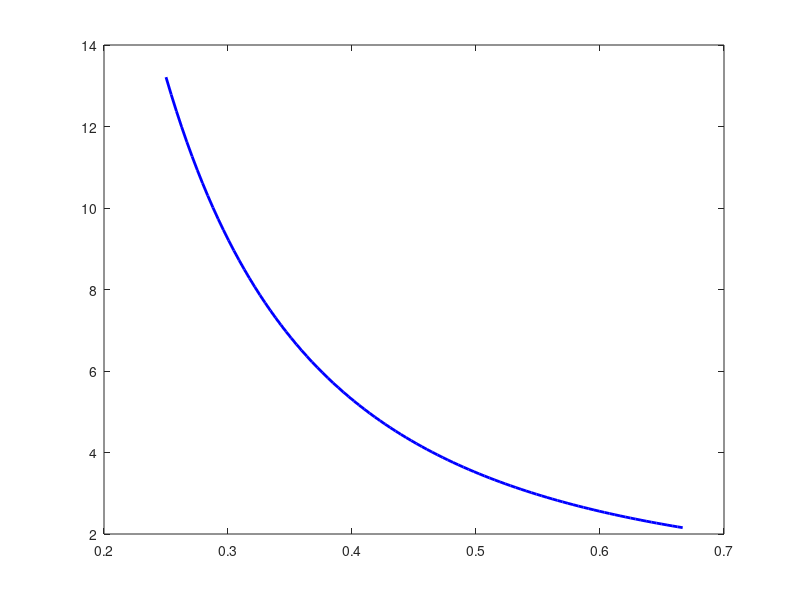

Write the MATLAB code that produced this figure. (Note: this script raises an error after producing the figure.)



mdot_IPA = input("Input IPA Mdot (lb/s): "); % Get mass flow rate
mdot_LOX = input("Input LOX Mdot (lb/s): "); % Get mass flow rate
multiplier = input("Multiplier: ");

mdot_LOX = mdot_LOX * multiplier;
mdot_IPA = mdot_IPA * multiplier;

%thickness parameters
y_strength = 40000; %PSI for 6061 T-6
internal_pressure = input("MEOP tank pressure (psi): ");
input_mos = input("Insert MOS: ");


%%ellipsoid = 4/3pi a*a*b (a is radius, b is height. ratio should be
%%sqrt(2)

flight_time = input("Flight time (s): "); % Get flight duration
%of_ratio = input("Input O/F ratio: ");
%x = of_ratio + 1;

%mdot_IPA = mdot / x
%mdot_LOX = 1.2 * mdot_IPA

density_ipa = 6.5; % lbs per gallon
density_lox = 9.52;

ipa_mass = mdot_IPA * flight_time; % Total ipa mass
ipa_vol = ipa_mass / density_ipa; % Volume in gallons
ipa_vol_cbft = ipa_vol / 7.48052; % Convert to cubic feet

lox_mass = mdot_LOX * flight_time; % Total lox mass
lox_vol = lox_mass / density_ipa; % Volume in gallons
lox_vol_cbft = lox_vol / 7.48052; % Convert to cubic feet

fprintf("IPA Tank Volume: %.4f cubic feet\n", ipa_vol_cbft);
fprintf("IPA mass: %.02f lb\n", ipa_mass);

fprintf("LOX Tank Volume: %.4f cubic feet\n", lox_vol_cbft);
fprintf("LOX mass: %.02f lb\n", lox_mass);

%%%%CHANGE THESE VARIABLES FOR TANK SIZING%%%%%%%%%%%
max_radius_ipa = 2/3; % ft
min_radius_ipa = 0.25; % ft
max_height_ipa = 5; % ft

max_radius_lox = 0.66; % ft
min_radius_lox = 0.25; % ft
max_height_lox = 5; % ft

% Define Radius Range
ipa_radius = linspace(min_radius_ipa, max_radius_ipa, 100);
lox_radius = linspace(min_radius_lox, max_radius_lox, 100);
% Compute Heights

height_ipa = ipa_vol_cbft ./ (pi * ipa_radius.^2);
height_lox = lox_vol_cbft ./ (pi * lox_radius.^2);

cap_height_ipa = ipa_radius/sqrt(2);
cap_height_lox = lox_radius/sqrt(2);
new_cyl_ipa_height = (ipa_vol_cbft) ./ ((pi * ipa_radius.^2)) - (4/3) * cap_height_ipa;
new_cyl_lox_height = (lox_vol_cbft) ./ ((pi * lox_radius.^2)) - (4/3) * cap_height_lox;
new_height_ipa = new_cyl_ipa_height + (2 * cap_height_ipa);
new_height_lox = new_cyl_lox_height + (2 * cap_height_lox);

%thickness
ipa_radius_in = ipa_radius * 12;
desired_thickness_thin = ((internal_pressure * ipa_radius_in) * (input_mos + 1) / (y_strength)); %took 1/2 out, Grant told me to multiply by 2 but I dont believe him.
desired_thickness_thick = (sqrt((internal_pressure * (ipa_radius_in.^2) + ((ipa_radius_in.^2) * y_strength)) / (y_strength - (internal_pressure * input_mos) - internal_pressure)) - ipa_radius_in); %took 1/2 out, %took 1/2 out, Grant told me to multiply by 2 but I dont believe him.

% Ensure heights don’t exceed max_height
valid_indices_ipa = new_height_ipa <= max_height_ipa; % Logical mask for valid region
radius_valid_ipa = ipa_radius(valid_indices_ipa); % Keep only valid radii
height_valid_ipa = new_height_ipa(valid_indices_ipa); % Keep only valid heights

valid_indices_lox = new_height_lox <= max_height_lox; % Logical mask for valid region
radius_valid_lox = lox_radius(valid_indices_lox); % Keep only valid radii
height_valid_lox = new_height_lox(valid_indices_lox); % Keep only valid heights

%%%%%%%%%%%%%%%%%%%%%%%%IPA Plot%%%%%%%%%%%%%%%%%%%%%%%%%
figure;
plot(ipa_radius, new_height_ipa, 'b', 'LineWidth', 2);
hold on;

% Constraint Lines
xline(max_radius_ipa, 'r--', 'Max Radius', 'LabelHorizontalAlignment', 'left');
yline(max_height_ipa, 'r--', 'Max Height', 'LabelVerticalAlignment', 'middle');

% Labels and Formatting
xlabel('Radius (ft)');
ylabel('Height (ft)');
title('Valid IPA Dimensions');
grid on;
legend('h = Vol / (\pi r^2)', 'Height Constraint', 'Location', 'NorthEast');
xlim([min_radius_ipa - 0.05, max_radius_ipa + 0.05]);
ylim([0 max_height_ipa + 2]);

% Fill the region between the curve and max_height
fill([radius_valid_ipa, fliplr(radius_valid_ipa)], [height_valid_ipa, ones(size(radius_valid_ipa)) * max_height_ipa], ...
    'r', 'FaceAlpha', 0.2, 'EdgeColor', 'none');

hold off;

%%%%%%%%%%%%%%%%%%%%%%%LOX Plot%%%%%%%%%%%%%%%%%%%%%%%%%%%

figure;
plot(lox_radius, new_height_lox, 'b', 'LineWidth', 2);
hold on;

% Constraint Lines
xline(max_radius_lox, 'r--', 'Max Radius', 'LabelHorizontalAlignment', 'left');
yline(max_height_lox, 'r--', 'Max Height', 'LabelVerticalAlignment', 'middle');

% Labels and Formatting
xlabel('Radius (ft)');
ylabel('Height (ft)');
title('Valid LOX Dimensions');
grid on;
legend('h = Vol / (\pi r^2)', 'Height Constraint', 'Location', 'NorthEast');
xlim([min_radius_lox - 0.05, max_radius_lox + 0.05]);
ylim([0 max_height_lox + 2]);

% Fill the region between the curve and max_height
fill([radius_valid_lox, fliplr(radius_valid_lox)], [height_valid_lox, ones(size(radius_valid_lox)) * max_height_lox], ...
    'r', 'FaceAlpha', 0.2, 'EdgeColor', 'none');

hold off;


%%%%%%%%%%%%%%%%%%Tank Thickness%%%%%%%%%%%%%%%%%%%%%%%%%%



figure;
plot(ipa_radius_in, desired_thickness_thin, 'b', 'LineWidth', 2);
hold on;

% Define fill region
x_fill = [ipa_radius_in, fliplr(ipa_radius_in)]; % X values (mirrored)
y_fill = [desired_thickness_thin, ones(size(desired_thickness_thin)) * max(desired_thickness_thin) * 1.2]; % Y values (mirrored above the curve)

fill(x_fill, y_fill, 'r', 'FaceAlpha', 0.2, 'EdgeColor', 'none'); % blue fill above

xlabel("Tank Radius (in)");
ylabel("Min allowable thickness (in)");
title("Tank Thickness with Thin Walled Stress");
grid on;
hold off;

figure;
plot(ipa_radius_in, desired_thickness_thick, 'b', 'LineWidth', 2);
hold on;

% Define fill region
x_fill = [ipa_radius_in, fliplr(ipa_radius_in)]; % X values (mirrored)
y_fill = [desired_thickness_thick, ones(size(desired_thickness_thin)) * max(desired_thickness_thin) * 1.2]; % Y values (mirrored above the curve)

fill(x_fill, y_fill, 'r', 'FaceAlpha', 0.2, 'EdgeColor', 'none'); % blue fill above

xlabel("Tank Radius (in)");
ylabel("Min allowable thickness (in)");
title("Tank Thickness with Thick Walled Stress");
grid on;
hold off;
